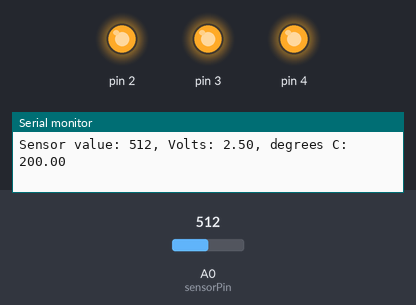
Bench run of a sketch on a simulated Arduino Uno, built with avr-gcc and run on an emulated ATmega328P. Shown: output pins drawn as LEDs (lit = HIGH), the last lines printed to the serial monitor. Inputs (shaded band) come from the test bench; at power-on: A0 (sensorPin) = 512.

Above: at 1.2 s.
1.3 s: A0 (sensorPin) set to 171
4.3 s: A0 (sensorPin) set to 155
At 5.3 s:
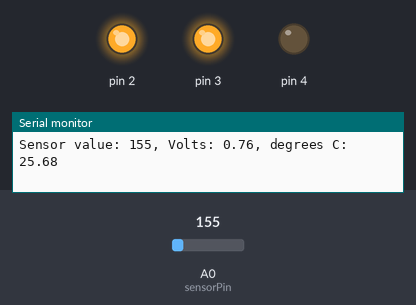
5.8 s: A0 (sensorPin) set to 122
At 6.7 s:
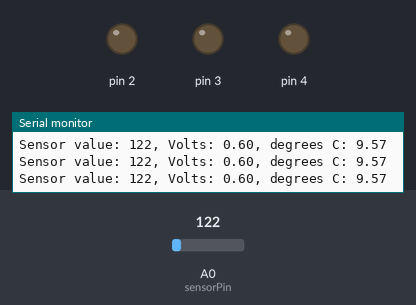
7.3 s: A0 (sensorPin) set to 1023
At 8.4 s:
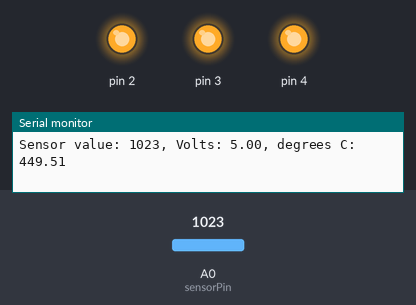
8.8 s: A0 (sensorPin) set to 0
At 9.9 s:
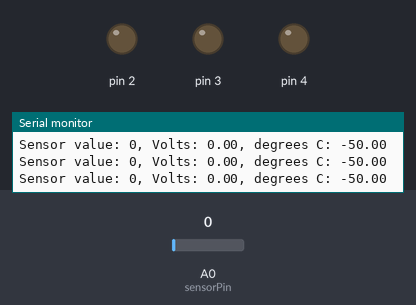
Timing chart, 0 to 11.3 s (numbered marks = the images above; inputs shaded):
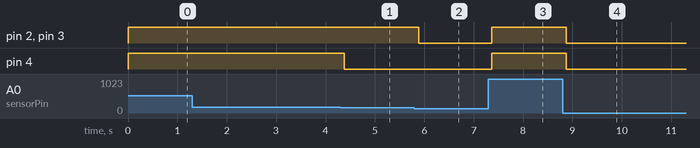

The sketch:

ASK_Project_3.ino.ino
```cpp
/**
 * Arduino Starter Kit
 * project 3:  Love-O-Meter
 *
 * this project is called Love-o-Meter. this project measures the temprature and turns on specific LED's
 * depending on the temprature. this is the project where we will introduce analog input, and using
 * a serial monitor.
 * @Author Antonio Jimenez
 * @Version 1 (5/3/2020)
 */

// these are constants; THESE DO NOT CHANGE WHILE RUNNING
const int sensorPin = A0;
const int baseLineTemp = 20.0; // change this to that of the room temprature

/**
 * this is the setup of the program which set up the connection of the serial monitor.
 * we then use a for loop to setup the pins and the state that they are in.
 */
void setup(){
  Serial.begin(9600); // open a serial port

  // this is a smart way to set up the pins.
  for(int pinNumber = 2; pinNumber < 5; pinNumber++){
    pinMode(pinNumber, OUTPUT);
    digitalWrite(pinNumber, LOW);

    }
  }

  /**
   * this is the loop method of the program. the basic functionallity is that it reads the
   * sensor pin and returns the analog value it detects. we then place the analog value in a
   * variable "sensorVal". we then find the voltage using a calculation then find the temprature.
   * then we reach a set of conditional statements where depending on the temprature a series of lights
   * turn on.
   */
  void loop(){
    int sensorVal = analogRead(sensorPin);

    Serial.print("Sensor value: ");
    Serial.print(sensorVal);

    // convert the ADC reading to Voltage
    float voltage = (sensorVal/1024.0)*5.0;

    Serial.print(", Volts: ");
    Serial.print(voltage);
    Serial.print(", degrees C: ");

    // calculate the temprature
    float temp = (voltage - 0.5)*100;

    Serial.println(temp);

    // this is a set of conditional statments that turn on depending on the temprature.
    if(temp < baseLineTemp + 2){
      digitalWrite(2, LOW);
      digitalWrite(3, LOW);
      digitalWrite(4, LOW);
      }
     else if(temp >= baseLineTemp + 2 && temp < baseLineTemp + 4){
      digitalWrite(2, HIGH);
      digitalWrite(3,  LOW);
      digitalWrite(4,  LOW);
      }
     else if(temp >= baseLineTemp + 4 && temp < baseLineTemp + 6){
      digitalWrite(2, HIGH);
      digitalWrite(3, HIGH);
      digitalWrite(4,  LOW);
      }
     else if(temp >= baseLineTemp + 6){
      digitalWrite(2, HIGH);
      digitalWrite(3, HIGH);
      digitalWrite(4, HIGH);
      }
     delay(1);

    }
```

Measured:
- the behaviour switches between 156 and 155 on A0 (sensorPin) (found by bisection; images 0 and 1)
- after the input at 4.3 s, pin 4: HIGH → LOW after 0.08 s
- after the input at 5.8 s, pin 2, pin 3: HIGH → LOW after 0.09 s
- after the input at 7.3 s, pin 2–4: LOW → HIGH after 0.07 s
- after the input at 8.8 s, pin 2–4: HIGH → LOW after 0.08 s
